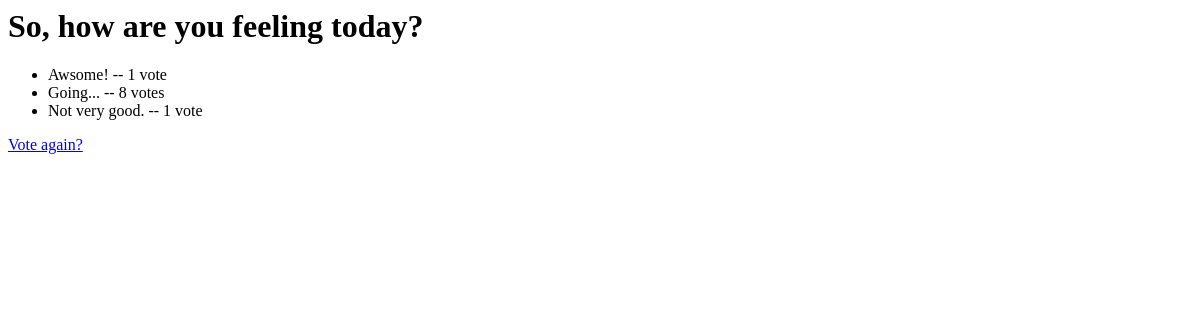
The page /polls/2/results/ on the database as committed earlier.
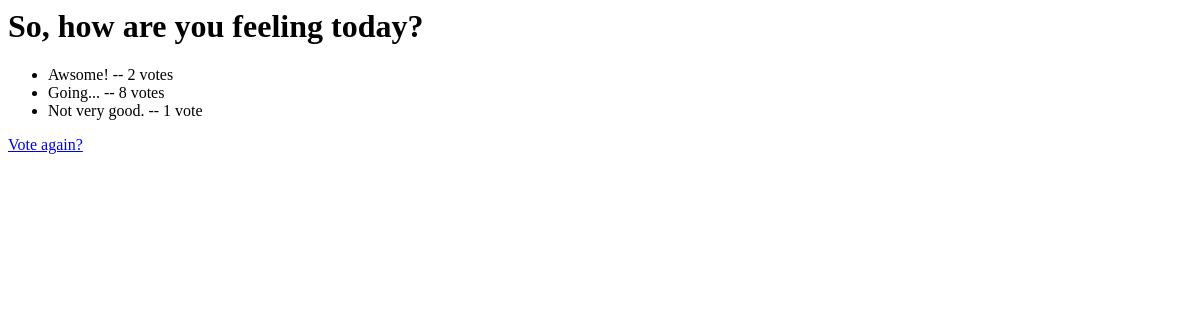
The same page on the database as committed later.
### polls/models.py (models this page shows, shortened)
class Question(models.Model):
    question_text = models.CharField(max_length=200)
    pub_date = models.DateTimeField('date published')
    def was_published_recently(self):
        now = timezone.now()
        return now - datetime.timedelta(days=1) <= self.pub_date <= now
    was_published_recently.boolean = True
    was_published_recently.short_description = 'Published recently?'

class Choice(models.Model):
    question = models.ForeignKey(Question, on_delete=models.CASCADE)
    choice_text = models.CharField(max_length=200)
    votes = models.IntegerField(default=0)

### polls/views.py (the view)
# urls.py: path('<int:pk>/results/', views.ResultsView.as_view(), name='results'),
class ResultsView(generic.DetailView):
    model = Question
    template_name = 'polls/results.html'

### polls/templates/polls/results.html
<h1>{{ question.question_text }}</h1>
<ul>
  {% for choice in question.choice_set.all %}
  <li>
    {{ choice.choice_text }} -- {{ choice.votes }} vote{{ choice.votes|pluralize }}
  </li>
  {% endfor %}
</ul>
<a href="{% url 'polls:detail' question.id %}">Vote again?</a>

Rows that differ between the two databases and show on the page:
changed Choice "Awsome!": votes "1" → "2"
